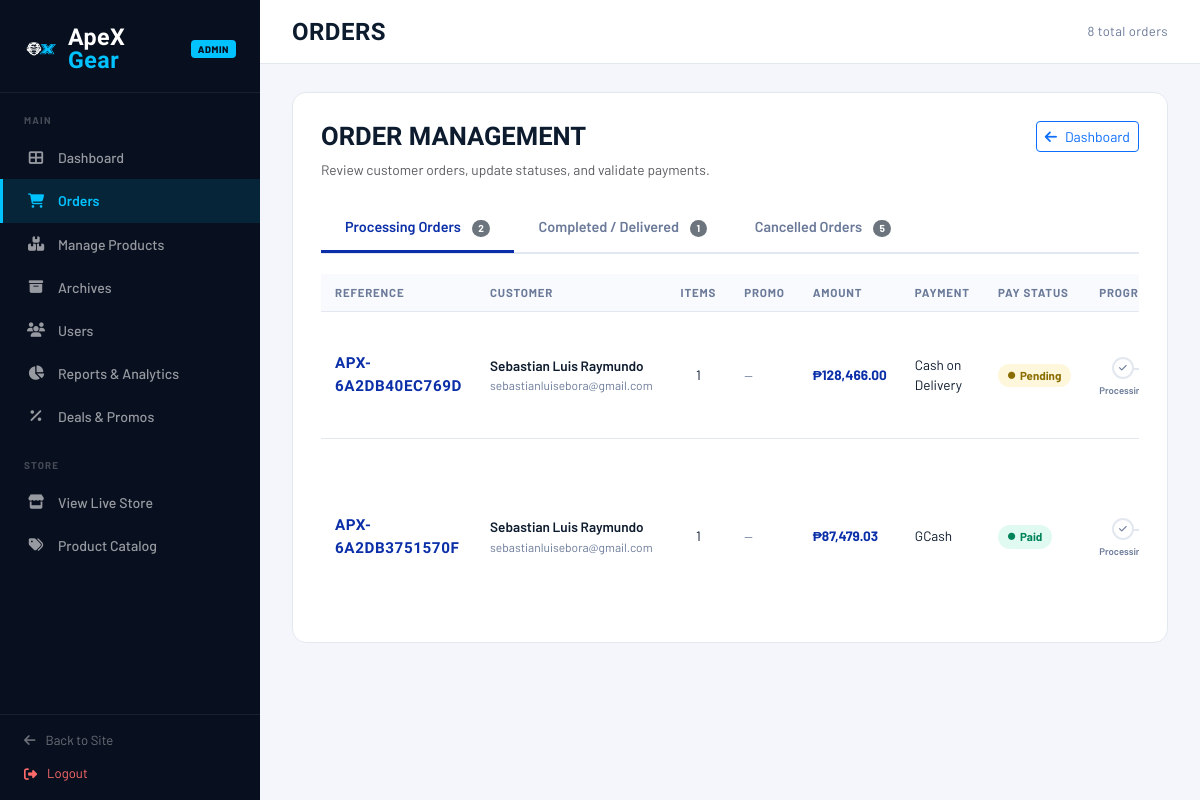
Before: /admin/manage_orders.php (signed in) with the older database file.
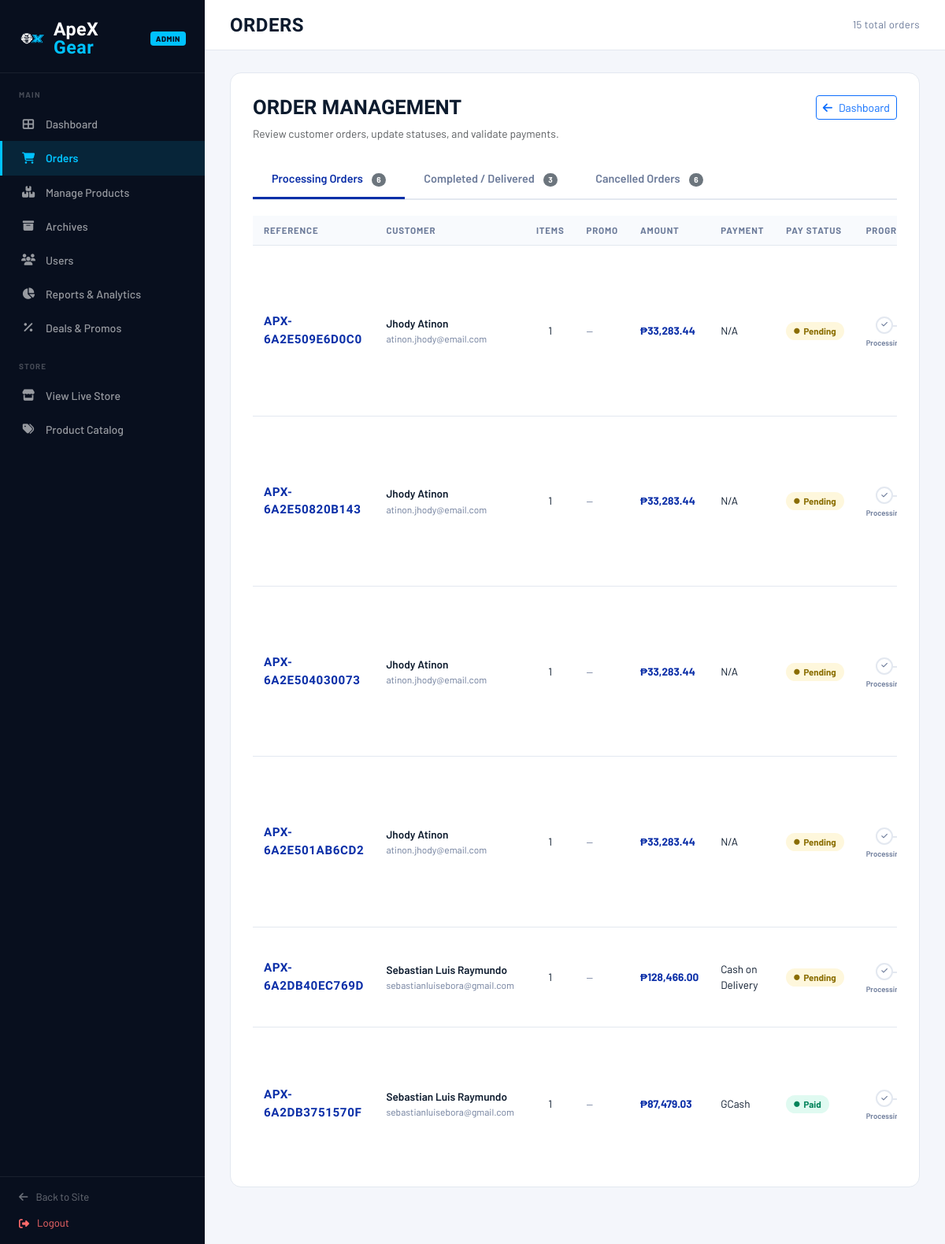
After: the same page with the newer database file.
### tables this page shows
CREATE TABLE `orders_tbl` (
  `order_id` int(11) NOT NULL,
  `user_id` int(11) DEFAULT NULL,
  `order_ref_code` varchar(50) NOT NULL,
  `coupon_id` int(11) DEFAULT NULL,
  `coupon_code` varchar(50) DEFAULT NULL,
  `discount_amount` decimal(10,2) NOT NULL DEFAULT 0.00,
  `subtotal` decimal(10,2) NOT NULL,
  `tax` decimal(10,2) NOT NULL,
  `shipping_fee` decimal(10,2) NOT NULL,
  `total_amount` decimal(10,2) NOT NULL,
  `order_status` varchar(50) NOT NULL DEFAULT 'Pending',
  `created_at` datetime NOT NULL DEFAULT current_timestamp()
);

CREATE TABLE `users_tbl` (
  `user_id` int(11) NOT NULL,
  `first_name` varchar(50) NOT NULL,
  `last_name` varchar(50) NOT NULL,
  `m_name` varchar(50) DEFAULT NULL,
  `gender` varchar(20) DEFAULT NULL,
  `username` varchar(50) NOT NULL,
  `email` varchar(100) NOT NULL,
  `password` varchar(255) NOT NULL,
  `otp_code` int(6) DEFAULT NULL
);

### database/db_connect.php (called while the page is built, shortened)
<?php
class Database
{
    private $host = 'apexgear-ph-apex26gear-21c2.e.aivencloud.com';
    private $username = 'avnadmin';
    private $password = 'AVNS_E-6phyJKuBkq_iaTkQ5';
    private $dbname = 'apexgear_db';
    private $port = 26058;
    public $conn;
    private function connect()
    {
        $this->conn = mysqli_init();
        $ssl_ca = __DIR__ . '/ca.pem';
        $this->conn->ssl_set(NULL, NULL, $ssl_ca, NULL, NULL);
        $connected = $this->conn->real_connect(
            $this->host,
            $this->username,
            $this->password,
            $this->dbname,
            $this->port,
            NULL,
            MYSQLI_CLIENT_SSL
        );
        $this->conn->set_charset("utf8mb4");
        $this->conn->query("SET time_zone = '+08:00'");
    }
    public function getConnection()
    {
        return $this->conn;
    }
}

### classes/Inventory.php (called while the page is built, shortened)
<?php
require_once __DIR__ . '/../database/db_connect.php';
class Inventory
{
    private $conn;
    public function __construct()
    {
        $db = new Database();
        $this->conn = $db->getConnection();
        $this->ensureProductCreatedAtColumn();
    }
    private function ensureProductCreatedAtColumn()
    {
        $result = $this->conn->query("SHOW COLUMNS FROM products_tbl LIKE 'created_at'");
        if ($result && $result->num_rows > 0) {
            return;
        }
        $this->conn->query("ALTER TABLE products_tbl ADD COLUMN created_at DATETIME NULL AFTER est_shipping_time");
    }
    public function getAllOrders() {
        $query = "
            SELECT o.*, o.order_ref_code AS reference_number,
                   u.first_name, u.last_name, u.username,
                   u.email,
                   TRIM(CONCAT_WS(' ', NULLIF(u.first_name, ''), NULLIF(u.last_name, ''))) AS customer_name,
                   TRIM(CONCAT_WS(' ', NULLIF(sa.first_name, ''), NULLIF(sa.last_name, ''))) AS shipping_name,
                   COALESCE(
                       NULLIF(TRIM(CONCAT_WS(' ', NULLIF(sa.first_name, ''), NULLIF(sa.last_name, ''))), ''),
                       NULLIF(TRIM(CONCAT_WS(' ', NULLIF(u.first_name, ''), NULLIF(u.last_name, ''))), ''),
                       NULLIF(u.username, ''),
                       'Guest'
                   ) AS display_customer_name,
                   sa.phone_number, sa.street_address, sa.city, sa.zip_code,
                   p.method AS payment_method,
                   CASE WHEN o.order_status = 'Completed' THEN 'Paid' ELSE p.status END AS payment_status,
                   p.qr_screenshot_path AS payment_screenshot,
                   p.transaction_id,
                   (SELECT SUM(quantity) FROM order_items_tbl WHERE order_id = o.order_id) as items_count
            FROM orders_tbl o
            LEFT JOIN users_tbl u ON o.user_id = u.user_id
            LEFT JOIN shipping_address_tbl sa ON sa.order_ref_code = o.order_ref_code
            LEFT JOIN payments_tbl p ON o.order_id = p.order_id
            ORDER BY o.created_at DESC
        ";
        $result = $this->conn->query($query);
        $orders = [];
        if ($result) {
            while ($row = $result->fetch_assoc()) {
                $orderId = $row['order_id'];
                $itemQuery = "
                    SELECT oi.product_id, oi.quantity AS qty, oi.price_at_checkout AS price,
                           (oi.quantity * oi.price_at_checkout) AS line_total,
                           p.name, b.brand_name AS brand, c.category_name AS category,
                           (SELECT image_path FROM product_images_tbl WHERE product_id = p.product_id LIMIT 1) AS image
                    FROM order_items_tbl oi
                    LEFT JOIN products_tbl p ON oi.product_id = p.product_id
                    LEFT JOIN brand_tbl b ON p.brand_id = b.brand_id
                    LEFT JOIN category_tbl c ON p.category_id = c.category_id
                    WHERE oi.order_id = ?
                ";
                $stmt = $this->conn->prepare($itemQuery);
                if ($stmt) {
                    $stmt->bind_param("i", $orderId);
                    $stmt->execute();
                    $itemRes = $stmt->get_result();
                    $items = [];
                    while($itemRow = $itemRes->fetch_assoc()) {
                        $items[] = $itemRow;
                    }
                    $row['items'] = $items;
                } else {
                    $row['items'] = [];
                }
                $orders[] = $row;
            }
        }
        return $orders;
    }
}

### admin/manage_orders.php (the view, shortened to what the rows shown need)
<?php
require_once __DIR__ . '/../classes/Inventory.php';
require_once __DIR__ . '/../database/db_connect.php';
$inv    = new Inventory();
$inv->syncCompletedOrderPayments();
$orders = $inv->getAllOrders();
$processingOrders = [];
$completedOrders = [];
$cancelledOrders = [];
foreach ($orders as $order) {
    $st = strtolower($order['order_status'] ?? '');
    if (in_array($st, ['pending', 'on process', 'shipped'])) {
        $processingOrders[] = $order;
    } elseif (in_array($st, ['delivered', 'completed'])) {
        $completedOrders[] = $order;
    } elseif ($st === 'canceled') {
        $cancelledOrders[] = $order;
    } else {
        $processingOrders[] = $order;
    }
}
$tabs = [
    'processing' => [
        'id' => 'processing',
        'label' => 'Processing Orders',
        'orders' => $processingOrders,
        'active' => true
    ],
    'completed' => [
        'id' => 'completed',
        'label' => 'Completed / Delivered',
        'orders' => $completedOrders,
        'active' => false
    ],
    'cancelled' => [
        'id' => 'cancelled',
        'label' => 'Cancelled Orders',
        'orders' => $cancelledOrders,
        'active' => false
    ]
];
?>
<!DOCTYPE html>
<html lang="en">
<head>
    <link href="https://cdn.jsdelivr.net/npm/bootstrap@5.3.3/dist/css/bootstrap.min.css" rel="stylesheet">
    <link href="https://cdnjs.cloudflare.com/ajax/libs/font-awesome/6.5.0/css/all.min.css" rel="stylesheet">
    <link href="../assets/css/style.css" rel="stylesheet">
    <link href="../assets/css/admin-style.css" rel="stylesheet">
</head>
<body>
    <div class="main-wrap">
        <main class="page-body">
            <div class="order-card">
                <div class="d-flex flex-column flex-md-row justify-content-between align-items-start gap-3 mb-4">
                    <div>
                        <h2 style="font-family:'Barlow Condensed',sans-serif;font-weight:900;font-size:1.6rem;text-transform:uppercase;">Order Management</h2>
                    </div>
                </div>
                <div class="tab-content" id="orderTabsContent">
                    <?php foreach ($tabs as $tab): ?>
                        <div class="tab-pane fade <?php echo $tab['active'] ? 'show active' : ''; ?>" id="<?php echo $tab['id']; ?>" role="tabpanel" aria-labelledby="<?php echo $tab['id']; ?>-tab">
                            <?php if (empty($tab['orders'])): ?>
                                <div class="alert alert-warning">No orders found in this category.</div>
                            <?php else: ?>
                                <div class="order-table">
                                    <table>
                                        <thead>
                                            <tr>
                                                <th>Reference</th>
                                                <th>Customer</th>
                                                <th>Items</th>
                                                <th>Promo</th>
                                                <th>Amount</th>
                                                <th>Payment</th>
                                                <th>Pay Status</th>
                                                <th>Progress</th>
                                            </tr>
                                        </thead>
                                        <tbody>
                                            <?php foreach ($tab['orders'] as $order):
                                                $st = strtolower($order['order_status'] ?? '');
                                                $steps      = ['On Process', 'Shipped', 'Delivered'];
                                                $stepIndex  = match ($st) {
                                                    'on process' => 0,
                                                    'shipped'    => 1,
                                                    'delivered', 'completed' => 2,
                                                    default      => -1,
                                                };
                                                $payStatus = strtolower($order['payment_status'] ?? 'pending');
                                                $payClass  = match ($payStatus) {
                                                    'success', 'paid', 'completed' => 'success',
                                                    'failed', 'rejected'           => 'failed',
                                                    default                         => 'pending',
                                                };
                                                $payLabel  = match (true) {
                                                    $payClass === 'success'        => 'Paid',
                                                    $payStatus === 'rejected'       => 'Rejected',
                                                    $payClass === 'failed'          => 'Failed',
                                                    default                          => 'Pending',
                                                };
                                                $payMethod = $order['payment_method'] ?? 'N/A';
                                                $receiptRaw = $order['qr_screenshot_path'] ?? $order['payment_screenshot'] ?? null;
                                                $receiptUrl = null;
                                                if (!empty($receiptRaw)) {
                                                    $receiptUrl = preg_match('#^(https?://|/|\.\./)#i', $receiptRaw) ? $receiptRaw : '../' . $receiptRaw;
                                                }
                                                $order['payment_screenshot'] = $receiptUrl;
                                                $customerName = trim((string)($order['display_customer_name'] ?? $order['customer_name'] ?? $order['username'] ?? ''));
                                            ?>
                                                <tr>
                                                    <td><span class="ref-code"><?php echo htmlspecialchars($order['reference_number'] ?? '—'); ?></span></td>
                                                    <td>
                                                        <div style="font-weight:600;"><?php echo htmlspecialchars($customerName); ?></div>
                                                        <div style="font-size:.75rem;color:var(--text-muted);"><?php echo htmlspecialchars($order['email'] ?: '—'); ?></div>
                                                    </td>
                                                    <td style="text-align:center;"><?php echo intval($order['items_count'] ?? 0); ?></td>
                                                    <td>
                                                        <?php if (!empty($order['coupon_code'])): ?>
                                                            <span class="ref-code" style="font-size:.72rem;"><?php echo htmlspecialchars($order['coupon_code']); ?></span>
                                                            <div style="font-size:.72rem;color:var(--success);font-weight:700;">&minus;₱<?php echo number_format($order['discount_amount'] ?? 0, 2); ?></div>
                                                        <?php else: ?>
                                                            <span style="color:var(--text-muted);font-size:.78rem;">&mdash;</span>
                                                        <?php endif; ?>
                                                    </td>
                                                    <td style="font-weight:700;color:var(--blue);">₱<?php echo number_format($order['total_amount'] ?? 0, 2); ?></td>
                                                    <td><?php echo htmlspecialchars($payMethod); ?></td>
                                                    <td><span class="pay-badge <?php echo $payClass; ?>"><i class="fas fa-circle" style="font-size:.45rem;"></i><?php echo $payLabel; ?></span></td>
                                                    <td style="min-width:160px;">
                                                        <?php if ($st === 'canceled'): ?>
                                                            <span style="font-size:.75rem;color:var(--danger);font-weight:600;"><i class="fas fa-times-circle me-1"></i>Canceled</span>
                                                        <?php else: ?>
                                                            <div class="progress-stepper">
                                                                <?php foreach ($steps as $i => $stepLabel):
                                                                    $cls = '';
                                                                    if ($stepIndex > $i) $cls = 'done';
                                                                    elseif ($stepIndex === $i) $cls = 'active';
                                                                ?>
                                                                    <div class="step <?php echo $cls; ?> <?php echo ($i < count($steps) - 1 && $stepIndex > $i) ? 'done' : ''; ?>">
                                                                        <div class="step-dot"><i class="fas fa-check" style="font-size:.55rem;"></i></div>
                                                                        <div class="step-lbl"><?php echo $stepLabel === 'On Process' ? 'Processing' : $stepLabel; ?></div>
                                                                    </div>
                                                                <?php endforeach; ?>
                                                            </div>
                                                        <?php endif; ?>
                                                    </td>
                                                </tr>
                                            <?php endforeach; ?>
                                        </tbody>
                                    </table>
                                </div>
                            <?php endif; ?>
                        </div>
                    <?php endforeach; ?>
                </div>
            </div>
        </main>
    </div>
</body>
</html>

Changed rows visible on the page:
added orders_tbl: order_ref_code "APX-6A2E509E6D0C0", customerName "Jhody Atinon", user.email "atinon.jhody@email.com", items_count "1", total_amount "33,283.44", payMethod "N/A", payLabel "Pending", order_status "Pending" (drawn)
added orders_tbl: order_ref_code "APX-6A2E50820B143", customerName "Jhody Atinon", user.email "atinon.jhody@email.com", items_count "1", total_amount "33,283.44", payMethod "N/A", payLabel "Pending", order_status "Pending" (drawn)
added orders_tbl: order_ref_code "APX-6A2E504030073", customerName "Jhody Atinon", user.email "atinon.jhody@email.com", items_count "1", total_amount "33,283.44", payMethod "N/A", payLabel "Pending", order_status "Pending" (drawn)
added orders_tbl: order_ref_code "APX-6A2E501AB6CD2", customerName "Jhody Atinon", user.email "atinon.jhody@email.com", items_count "1", total_amount "33,283.44", payMethod "N/A", payLabel "Pending", order_status "Pending" (drawn)
Other visible differences:
count($orders): "8" → "15"
new list line: "Processing Orders 6"
new list line: "Completed / Delivered 3"
new list line: "Cancelled Orders 6"
list line gone: "Processing Orders 2"
list line gone: "Completed / Delivered 1"
list line gone: "Cancelled Orders 5"
